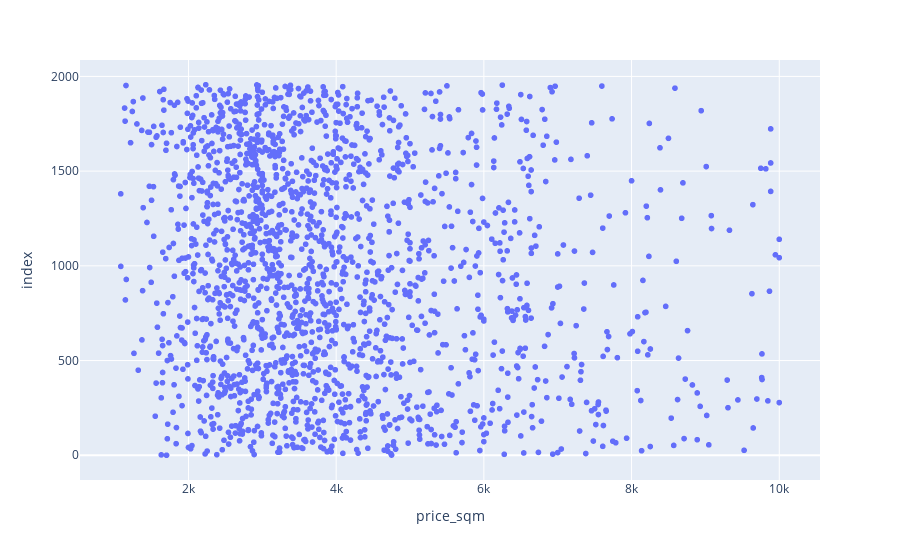

Source (notebook cell):
### Code cell
fig=px.scatter(df, x='price_sqm')
fig.show()

### Figure 1 — Plotly figure (JSON) as saved in the notebook; plotly's stock layout.template omitted (floating-point values rounded to 4 significant figures; data arrays with more than 128 entries replaced by an {"elided": "..."} marker saying what was removed)
{"data": [{"hovertemplate": "price_sqm=%{x}<br>index=%{y}<extra></extra>", "legendgroup": "", "marker": {"color": "#636efa", "symbol": "circle"}, "mode": "markers", "name": "", "showlegend": false, "type": "scattergl", "x": {"elided": "1891 int values"}, "xaxis": "x", "y": {"elided": "1891 int values"}, "yaxis": "y"}], "layout": {"legend": {"tracegroupgap": 0}, "margin": {"t": 60}, "xaxis": {"anchor": "y", "domain": [0, 1], "title": {"text": "price_sqm"}}, "yaxis": {"anchor": "x", "domain": [0, 1], "title": {"text": "index"}}}}
